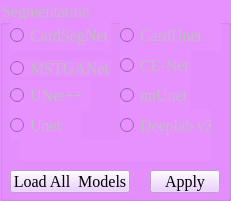
   <widget class="QGroupBox" name="segmentation_box">
    <property name="enabled">
     <bool>false</bool>
    </property>
    <property name="geometry">
     <rect>
      <x>240</x>
      <y>10</y>
      <width>231</width>
      <height>201</height>
     </rect>
    </property>
    <property name="font">
     <font>
      <family>Times New Roman</family>
      <pointsize>12</pointsize>
      <weight>9</weight>
      <italic>false</italic>
      <bold>false</bold>
     </font>
    </property>
    <property name="styleSheet">
     <string notr="true"> font: 75 12pt &quot;Times New Roman&quot;; ;background-color: rgb(231, 144, 255);</string>
    </property>
    <property name="title">
     <string>Segmentation</string>
    </property>
    <widget class="QRadioButton" name="segmentor3">
     <property name="enabled">
      <bool>false</bool>
     </property>
     <property name="geometry">
      <rect>
       <x>10</x>
       <y>60</y>
       <width>101</width>
       <height>17</height>
      </rect>
     </property>
     <property name="font">
      <font>
       <family>Times New Roman</family>
       <pointsize>12</pointsize>
       <weight>9</weight>
       <italic>false</italic>
       <bold>false</bold>
      </font>
     </property>
     <property name="styleSheet">
      <string notr="true">font: 75 12pt &quot;Times New Roman&quot;;</string>
     </property>
     <property name="text">
      <string>MSTGANet</string>
     </property>
    </widget>
    <widget class="QRadioButton" name="segmentor1">
     <property name="enabled">
      <bool>false</bool>
     </property>
     <property name="geometry">
      <rect>
       <x>10</x>
       <y>20</y>
       <width>101</width>
       <height>31</height>
      </rect>
     </property>
     <property name="font">
      <font>
       <family>Times New Roman</family>
       <pointsize>12</pointsize>
       <weight>9</weight>
       <italic>false</italic>
       <bold>false</bold>
      </font>
     </property>
     <property name="styleSheet">
      <string notr="true">font: 75 12pt &quot;Times New Roman&quot;;</string>
     </property>
     <property name="text">
      <string>CardSegNet</string>
     </property>
    </widget>
    <widget class="QPushButton" name="applysegmentation">
     <property name="enabled">
      <bool>false</bool>
     </property>
     <property name="geometry">
      <rect>
       <x>150</x>
       <y>170</y>
       <width>70</width>
       <height>23</height>
      </rect>
     </property>
     <property name="font">
      <font>
       <family>Times New Roman</family>
       <pointsize>12</pointsize>
       <weight>9</weight>
       <italic>false</italic>
       <bold>false</bold>
      </font>
     </property>
     <property name="styleSheet">
      <string notr="true">color: rgb(0, 0, 0); background-color: rgb(231, 194, 255);font: 75 12pt &quot;Times New Roman&quot;;</string>
     </property>
     <property name="text">
      <string>Apply</string>
     </property>
    </widget>
    <widget class="QLabel" name="label_pre_2">
     <property name="enabled">
      <bool>false</bool>
     </property>
     <property name="geometry">
      <rect>
       <x>20</x>
       <y>140</y>
       <width>191</width>
       <height>21</height>
      </rect>
     </property>
     <property name="font">
      <font>
       <family>Times New Roman</family>
       <pointsize>12</pointsize>
       <weight>9</weight>
       <italic>false</italic>
       <bold>false</bold>
      </font>
     </property>
     <property name="styleSheet">
      <string notr="true">font: 75 12pt &quot;Times New Roman&quot;;</string>
     </property>
     <property name="text">
      <string/>
     </property>
    </widget>
    <widget class="QRadioButton" name="segmentor5">
     <property name="enabled">
      <bool>false</bool>
     </property>
     <property name="geometry">
      <rect>
       <x>10</x>
       <y>80</y>
       <width>81</width>
       <height>31</height>
      </rect>
     </property>
     <property name="font">
      <font>
       <family>Times New Roman</family>
       <pointsize>12</pointsize>
       <weight>9</weight>
       <italic>false</italic>
       <bold>false</bold>
      </font>
     </property>
     <property name="styleSheet">
      <string notr="true">font: 75 12pt &quot;Times New Roman&quot;;</string>
     </property>
     <property name="text">
      <string>UNet++</string>
     </property>
    </widget>
    <widget class="QRadioButton" name="segmentor6">
     <property name="enabled">
      <bool>false</bool>
     </property>
     <property name="geometry">
      <rect>
       <x>120</x>
       <y>80</y>
       <width>71</width>
       <height>31</height>
      </rect>
     </property>
     <property name="font">
      <font>
       <family>Times New Roman</family>
       <pointsize>12</pointsize>
       <weight>9</weight>
       <italic>false</italic>
       <bold>false</bold>
      </font>
     </property>
     <property name="styleSheet">
      <string notr="true">font: 75 12pt &quot;Times New Roman&quot;;</string>
     </property>
     <property name="text">
      <string>nnUnet</string>
     </property>
    </widget>
    <widget class="QRadioButton" name="segmentor4">
     <property name="enabled">
      <bool>false</bool>
     </property>
     <property name="geometry">
      <rect>
       <x>120</x>
       <y>50</y>
       <width>71</width>
       <height>30</height>
      </rect>
     </property>
     <property name="font">
      <font>
       <family>Times New Roman</family>
       <pointsize>12</pointsize>
       <weight>9</weight>
       <italic>false</italic>
       <bold>false</bold>
      </font>
     </property>
     <property name="styleSheet">
      <string notr="true">font: 75 12pt &quot;Times New Roman&quot;;</string>
     </property>
     <property name="text">
      <string>CE-Net</string>
     </property>
    </widget>
    <widget class="QRadioButton" name="segmentor8">
     <property name="enabled">
      <bool>false</bool>
     </property>
     <property name="geometry">
      <rect>
       <x>120</x>
       <y>110</y>
       <width>91</width>
       <height>31</height>
      </rect>
     </property>
     <property name="font">
      <font>
       <family>Times New Roman</family>
       <pointsize>12</pointsize>
       <weight>9</weight>
       <italic>false</italic>
       <bold>false</bold>
      </font>
     </property>
     <property name="styleSheet">
      <string notr="true">font: 75 12pt &quot;Times New Roman&quot;;</string>
     </property>
     <property name="text">
      <string>Deeplab v3</string>
     </property>
    </widget>
    <widget class="QRadioButton" name="segmentor7">
     <property name="enabled">
      <bool>false</bool>
     </property>
     <property name="geometry">
      <rect>
       <x>10</x>
       <y>110</y>
       <width>71</width>
       <height>31</height>
      </rect>
     </property>
     <property name="font">
      <font>
       <family>Times New Roman</family>
       <pointsize>12</pointsize>
       <weight>9</weight>
       <italic>false</italic>
       <bold>false</bold>
      </font>
     </property>
     <property name="styleSheet">
      <string notr="true">font: 75 12pt &quot;Times New Roman&quot;;</string>
     </property>
     <property name="text">
      <string>Unet </string>
     </property>
    </widget>
    <widget class="QRadioButton" name="segmentor2">
     <property name="enabled">
      <bool>false</bool>
     </property>
     <property name="geometry">
      <rect>
       <x>120</x>
       <y>20</y>
       <width>101</width>
       <height>31</height>
      </rect>
     </property>
     <property name="font">
      <font>
       <family>Times New Roman</family>
       <pointsize>12</pointsize>
       <weight>9</weight>
       <italic>false</italic>
       <bold>false</bold>
      </font>
     </property>
     <property name="styleSheet">
      <string notr="true">font: 75 12pt &quot;Times New Roman&quot;;</string>
     </property>
     <property name="text">
      <string>CardUnet </string>
     </property>
    </widget>
    <widget class="QPushButton" name="load_models">
     <property name="enabled">
      <bool>false</bool>
     </property>
     <property name="geometry">
      <rect>
       <x>10</x>
       <y>170</y>
       <width>120</width>
       <height>23</height>
      </rect>
     </property>
     <property name="font">
      <font>
       <family>Times New Roman</family>
       <pointsize>12</pointsize>
       <weight>9</weight>
       <italic>false</italic>
       <bold>false</bold>
      </font>
     </property>
     <property name="styleSheet">
      <string notr="true">font: 75 12pt &quot;Times New Roman&quot;;color: rgb(0, 0, 0); background-color: rgb(231, 194, 255);font: </string>
     </property>
     <property name="text">
      <string>Load All  Models</string>
     </property>
    </widget>
   </widget>
